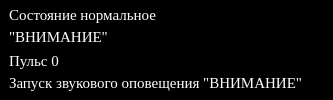
              <widget class="QWidget" name="widget_16" native="true">
               <property name="minimumSize">
                <size>
                 <width>333</width>
                 <height>100</height>
                </size>
               </property>
               <property name="maximumSize">
                <size>
                 <width>333</width>
                 <height>100</height>
                </size>
               </property>
               <property name="styleSheet">
                <string notr="true">* {background-color: black; color: white;} widget_16{ border: 2px solid white}</string>
               </property>
               <layout class="QGridLayout" name="gridLayout_7">
                <property name="leftMargin">
                 <number>9</number>
                </property>
                <property name="topMargin">
                 <number>6</number>
                </property>
                <property name="bottomMargin">
                 <number>6</number>
                </property>
                <property name="spacing">
                 <number>0</number>
                </property>
                <item row="3" column="0">
                 <widget class="QLabel" name="label_21">
                  <property name="minimumSize">
                   <size>
                    <width>0</width>
                    <height>0</height>
                   </size>
                  </property>
                  <property name="maximumSize">
                   <size>
                    <width>16777215</width>
                    <height>35</height>
                   </size>
                  </property>
                  <property name="font">
                   <font>
                    <family>Tinos</family>
                    <pointsize>11</pointsize>
                    <weight>50</weight>
                    <bold>false</bold>
                   </font>
                  </property>
                  <property name="text">
                   <string>Запуск звукового оповещения &quot;ВНИМАНИЕ&quot;</string>
                  </property>
                  <property name="scaledContents">
                   <bool>false</bool>
                  </property>
                  <property name="alignment">
                   <set>Qt::AlignLeading|Qt::AlignLeft|Qt::AlignVCenter</set>
                  </property>
                  <property name="wordWrap">
                   <bool>true</bool>
                  </property>
                 </widget>
                </item>
                <item row="0" column="0">
                 <widget class="QLabel" name="label_13">
                  <property name="maximumSize">
                   <size>
                    <width>16777215</width>
                    <height>40</height>
                   </size>
                  </property>
                  <property name="font">
                   <font>
                    <family>Tinos</family>
                    <pointsize>11</pointsize>
                    <weight>50</weight>
                    <bold>false</bold>
                   </font>
                  </property>
                  <property name="text">
                   <string>Состояние нормальное</string>
                  </property>
                  <property name="scaledContents">
                   <bool>false</bool>
                  </property>
                  <property name="alignment">
                   <set>Qt::AlignLeading|Qt::AlignLeft|Qt::AlignTop</set>
                  </property>
                  <property name="wordWrap">
                   <bool>true</bool>
                  </property>
                 </widget>
                </item>
                <item row="1" column="0">
                 <widget class="QLabel" name="label_22">
                  <property name="maximumSize">
                   <size>
                    <width>16777215</width>
                    <height>40</height>
                   </size>
                  </property>
                  <property name="font">
                   <font>
                    <family>Tinos</family>
                    <pointsize>11</pointsize>
                    <weight>50</weight>
                    <bold>false</bold>
                   </font>
                  </property>
                  <property name="text">
                   <string>&quot;ВНИМАНИЕ&quot;</string>
                  </property>
                  <property name="scaledContents">
                   <bool>false</bool>
                  </property>
                  <property name="alignment">
                   <set>Qt::AlignLeading|Qt::AlignLeft|Qt::AlignTop</set>
                  </property>
                  <property name="wordWrap">
                   <bool>true</bool>
                  </property>
                 </widget>
                </item>
                <item row="2" column="0">
                 <widget class="QLabel" name="label_15">
                  <property name="minimumSize">
                   <size>
                    <width>0</width>
                    <height>0</height>
                   </size>
                  </property>
                  <property name="maximumSize">
                   <size>
                    <width>16777215</width>
                    <height>35</height>
                   </size>
                  </property>
                  <property name="font">
                   <font>
                    <family>Tinos</family>
                    <pointsize>11</pointsize>
                    <weight>50</weight>
                    <bold>false</bold>
                   </font>
                  </property>
                  <property name="text">
                   <string>Пульс 0</string>
                  </property>
                  <property name="scaledContents">
                   <bool>false</bool>
                  </property>
                  <property name="alignment">
                   <set>Qt::AlignLeading|Qt::AlignLeft|Qt::AlignVCenter</set>
                  </property>
                  <property name="wordWrap">
                   <bool>true</bool>
                  </property>
                 </widget>
                </item>
               </layout>
              </widget>
